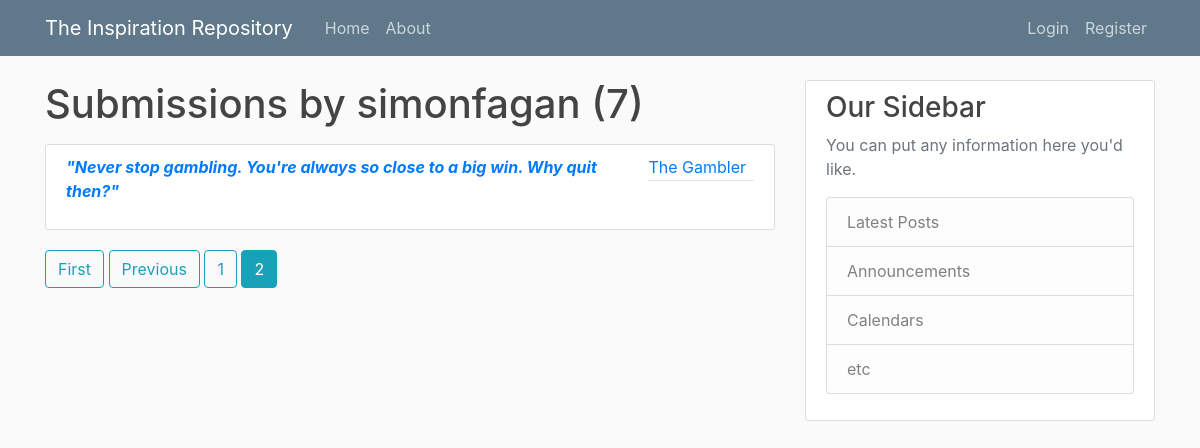
Before: /user/simonfagan?page=2 with the older database file.
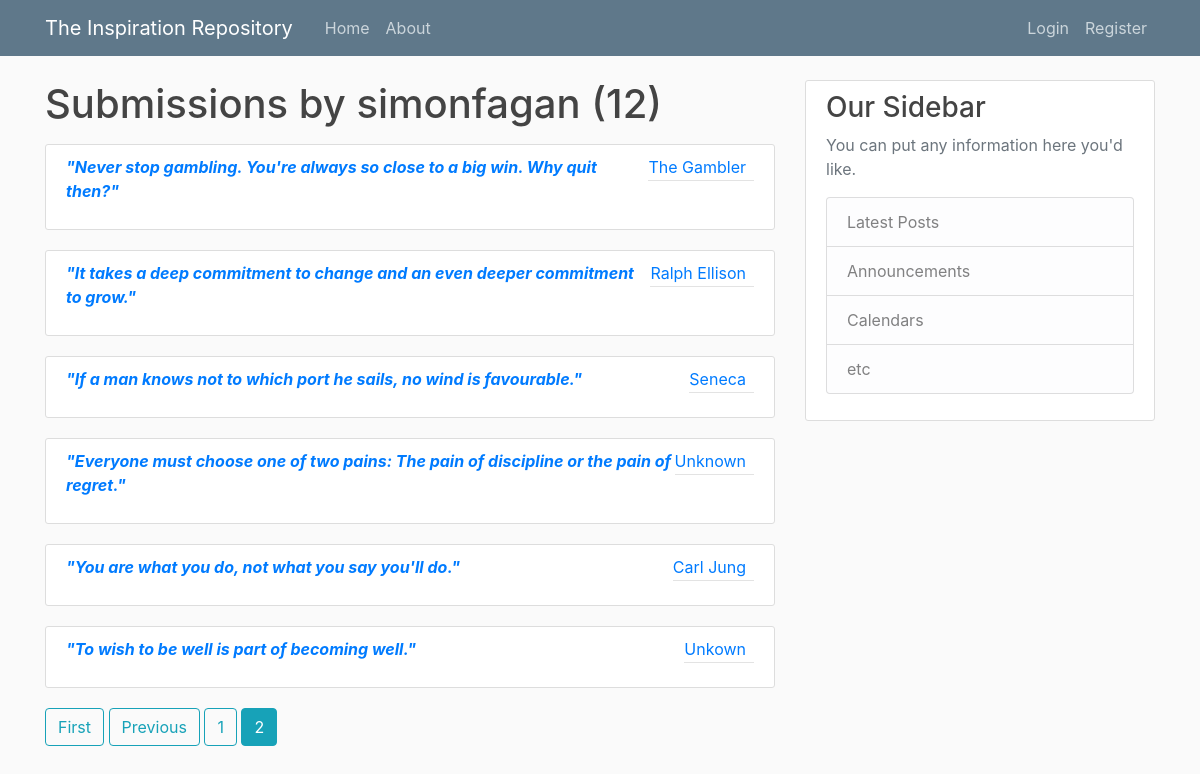
After: the same page with the newer database file.
### quote/models.py (models this page shows, shortened)
class Quote(models.Model):
    content = models.TextField()
    author = models.CharField(max_length=50)
    date_posted = models.DateTimeField(default=timezone.now)
    poster = models.ForeignKey(User, on_delete=models.CASCADE)

### quote/views.py (the view)
# urls.py: path('user/<str:username>', UserQuoteListView.as_view(), name='user-quotes'),
class UserQuoteListView(ListView):
    model = Quote
    template_name = 'quote/user_quotes.html' # <app>/<model>_<viewtype>.html
    context_object_name = 'quotes'
    paginate_by = 6
    def get_queryset(self):
        user = get_object_or_404(User, username=self.kwargs.get('username')) #getting the username from the url
        return Quote.objects.filter(poster=user) #.order_by('-date_posted')

### quote/templates/quote/user_quotes.html (shortened to what this page needs)
{% extends "quote/base.html" %}
{% block content %}
<h1 class="mb-3">Submissions by {{ view.kwargs.username }} ({{ page_obj.paginator.count }})</h1>
    {% for quote in quotes %}
    <article class="media content-section">
        <div class="media-body">
          <a href="{% url 'quote-detail' quote.id %}"><p class="article-content"><b><i>"{{ quote.content }}"</i></b></p></a>
        </div>
        <div class="article-metadata">
            <a class="mr-2" href="{% url 'user-quotes' quote.poster.username %}">{{ quote.author }}</a>
          </div>
    </article>
    {% endfor %}
    {% if is_paginated %}
      {% if page_obj.has_previous %}
        <a class="btn btn-outline-info mb-4" href="?page=1">First</a>
        <a class="btn btn-outline-info mb-4" href="?page={{ page_obj.previous_page_number }}">Previous</a>
      {% endif %}
      {% for num in page_obj.paginator.page_range %}
        {% if page_obj.number == num %}
          <a class="btn btn-info mb-4" href="?page={{ num }}">{{ num }}</a>
        {% elif num > page_obj.number|add:'-3' and num < page_obj.number|add:'3' %}
          <a class="btn btn-outline-info mb-4" href="?page={{ num }}">{{ num }}</a>
        {% endif %}
      {% endfor %}
    {% endif %}
{% endblock content %}

### quote/templates/quote/base.html (shortened to what this page needs)
{% load static %}
<!DOCTYPE html>
<html lang="en">
<head>
    <link rel="stylesheet" href="https://cdn.jsdelivr.net/npm/bootstrap@4.0.0/dist/css/bootstrap.min.css">
    <link rel ="stylesheet" type="text/css" href="{% static 'quote/main.css' %}">
</head>
<body>
    <header class="site-header">
        <nav class="navbar navbar-expand-md navbar-dark bg-steel fixed-top">
          <div class="container">
            <a class="navbar-brand mr-4" href="/">The Inspiration Repository</a>
            <div class="collapse navbar-collapse" id="navbarToggle">
              <div class="navbar-nav mr-auto">
                <a class="nav-item nav-link" href="{% url 'quote-home' %}">Home</a>
                <a class="nav-item nav-link" href="{% url 'quote-about' %}">About</a>
              </div>
              <div class="navbar-nav">
                {% if user.is_authenticated %}
                    <a class="nav-item nav-link" href="{% url 'quote-create' %}">Post Quote</a>
                    <a class="nav-item nav-link" href="{% url 'profile' %}">Profile</a>
                    <a class="nav-item nav-link" href="{% url 'logout' %}">Logout</a>
                {% else %}
                    <a class="nav-item nav-link" href="{% url 'login' %}">Login</a>
                    <a class="nav-item nav-link" href="{% url 'register' %}">Register</a>
                {% endif %}
              </div>
            </div>
          </div>
        </nav>
      </header>
      <main role="main" class="container">
        <div class="row">
          <div class="col-md-8">
            {% block content %}{% endblock %}
          </div>
          <div class="col-md-4">
            <div class="content-section">
              <h3>Our Sidebar</h3>
              <p class='text-muted'>You can put any information here you'd like.
                <ul class="list-group">
                  <li class="list-group-item list-group-item-light">Latest Posts</li>
                  <li class="list-group-item list-group-item-light">Announcements</li>
                  <li class="list-group-item list-group-item-light">Calendars</li>
                  <li class="list-group-item list-group-item-light">etc</li>
                </ul>
              </p>
            </div>
          </div>
        </div>
      </main>
</body>
</html>

### quote/static/quote/main.css (style rules this page uses)
body { background: #fafafa; color: #333333; margin-top: 5rem; }
h1, h2, h3, h4, h5, h6 { color: #444444; }
ul { margin: 0; }
.bg-steel { background-color: #5f788a; }
.site-header .navbar-nav .nav-link { color: #cbd5db; }
.content-section { background: #ffffff; padding: 10px 20px; border: 1px solid #dddddd; border-radius: 3px; margin-bottom: 20px; }
.article-content { white-space: pre-line; }
.article-metadata { padding-bottom: 1px; margin-bottom: 4px; border-bottom: 1px solid #e3e3e3 }

Changed rows visible on the page:
added Quote: content "It takes a deep commitment to change and an even deeper commitment to grow.", author "Ralph Ellison"
added Quote: content "If a man knows not to which port he sails, no wind is favourable.", author "Seneca"
added Quote: content "Everyone must choose one of two pains: The pain of discipline or the pain of regret.", author "Unknown"
added Quote: content "You are what you do, not what you say you'll do.", author "Carl Jung"
added Quote: content "To wish to be well is part of becoming well.", author "Unkown"
Other visible differences:
{{ page_obj.paginator.count }}: "7" → "12"
